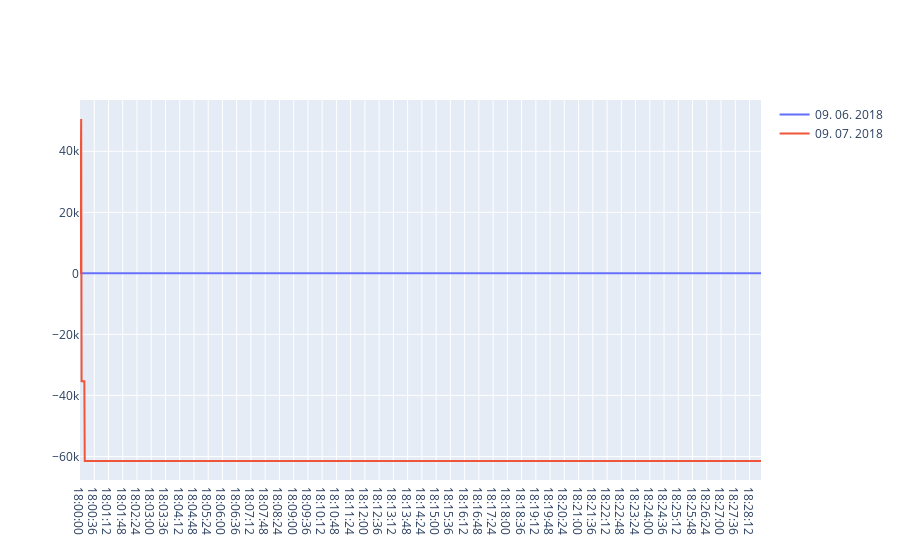

Here is the notebook cell this chart was saved with:
### Code cell
grafik.show()

### Figure 1 — Plotly figure (JSON) as saved in the notebook; plotly's stock layout.template omitted (floating-point values rounded to 4 significant figures; data arrays with more than 128 entries replaced by an {"elided": "..."} marker saying what was removed)
{"data": [{"name": "09. 06. 2018", "type": "scatter", "x": {"elided": "1722 str values"}, "y": {"elided": "1722 float values"}}, {"name": "09. 07. 2018", "type": "scatter", "x": {"elided": "1722 str values"}, "y": {"elided": "1722 float values"}}], "layout": {}}
